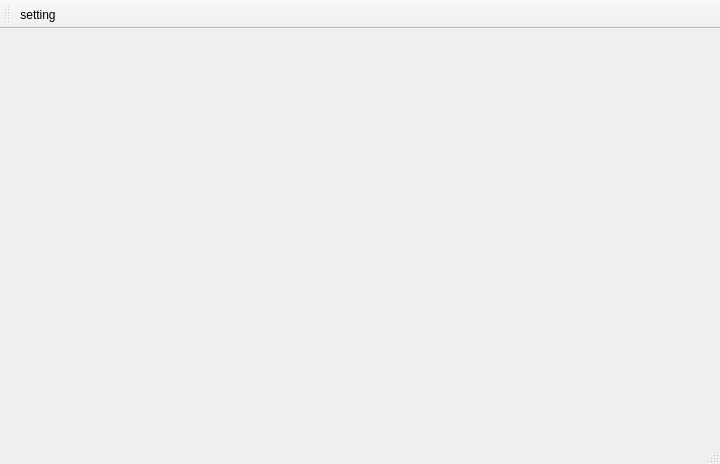
<?xml version="1.0" encoding="UTF-8"?>
<ui version="4.0">
 <class>MainWindow</class>
 <widget class="QMainWindow" name="MainWindow">
  <property name="geometry">
   <rect>
    <x>0</x>
    <y>0</y>
    <width>720</width>
    <height>464</height>
   </rect>
  </property>
  <property name="windowTitle">
   <string>MainWindow</string>
  </property>
  <widget class="QWidget" name="centralWidget"/>
  <widget class="QMenuBar" name="menuBar">
   <property name="geometry">
    <rect>
     <x>0</x>
     <y>0</y>
     <width>720</width>
     <height>22</height>
    </rect>
   </property>
  </widget>
  <widget class="QToolBar" name="mainToolBar">
   <attribute name="toolBarArea">
    <enum>TopToolBarArea</enum>
   </attribute>
   <attribute name="toolBarBreak">
    <bool>false</bool>
   </attribute>
   <addaction name="actionSetting"/>
  </widget>
  <widget class="QStatusBar" name="statusBar"/>
  <action name="actionSetting">
   <property name="checkable">
    <bool>true</bool>
   </property>
   <property name="icon">
    <iconset resource="icon.qrc">
     <normaloff>:/icon/Settings.png</normaloff>:/icon/Settings.png</iconset>
   </property>
   <property name="text">
    <string>setting</string>
   </property>
   <property name="toolTip">
    <string>&lt;html&gt;&lt;head/&gt;&lt;body&gt;&lt;p&gt;设置&lt;/p&gt;&lt;/body&gt;&lt;/html&gt;</string>
   </property>
  </action>
 </widget>
 <layoutdefault spacing="6" margin="11"/>
 <resources>
  <include location="icon.qrc"/>
 </resources>
 <connections/>
</ui>
